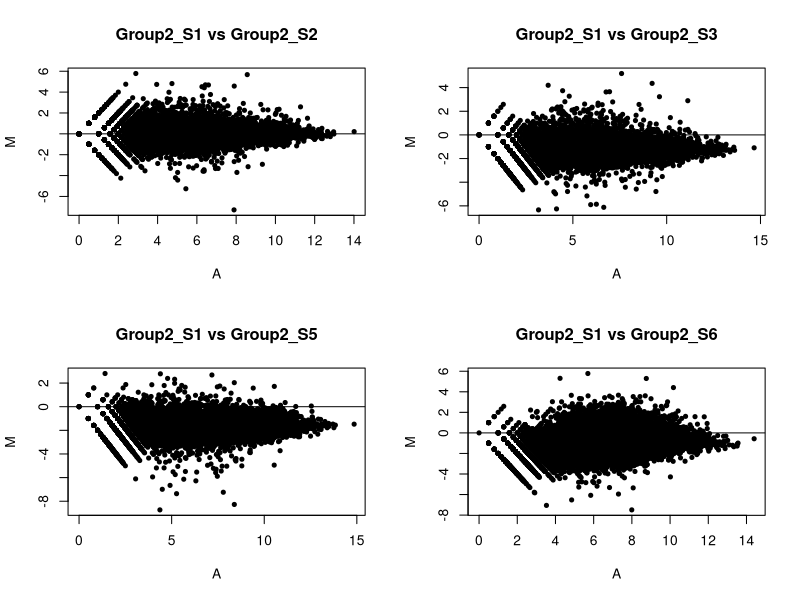
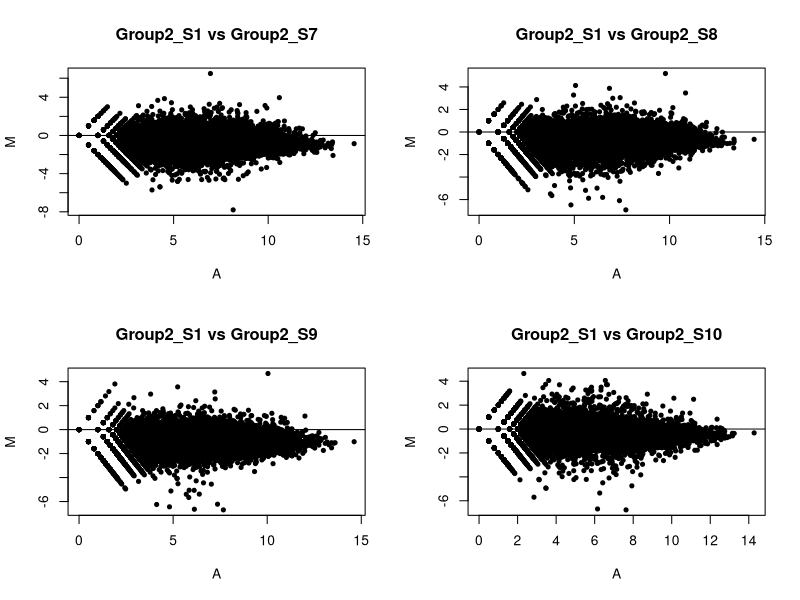
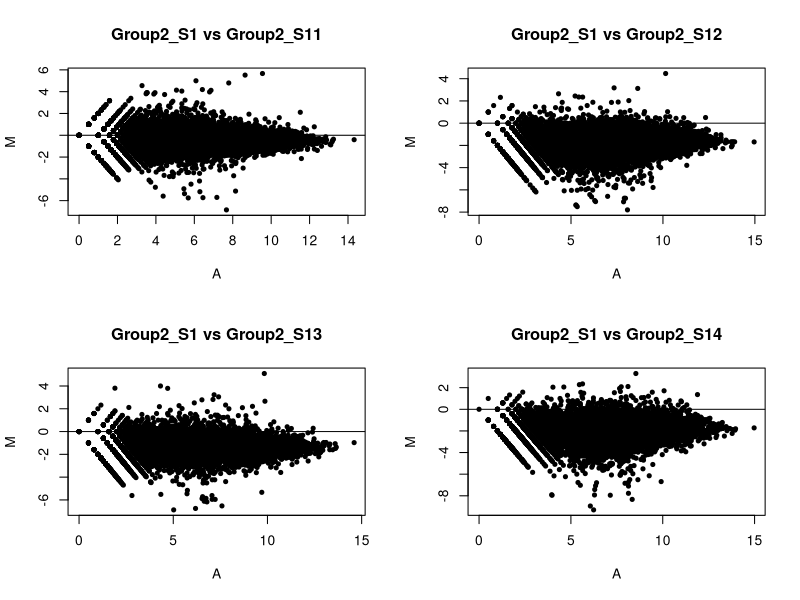
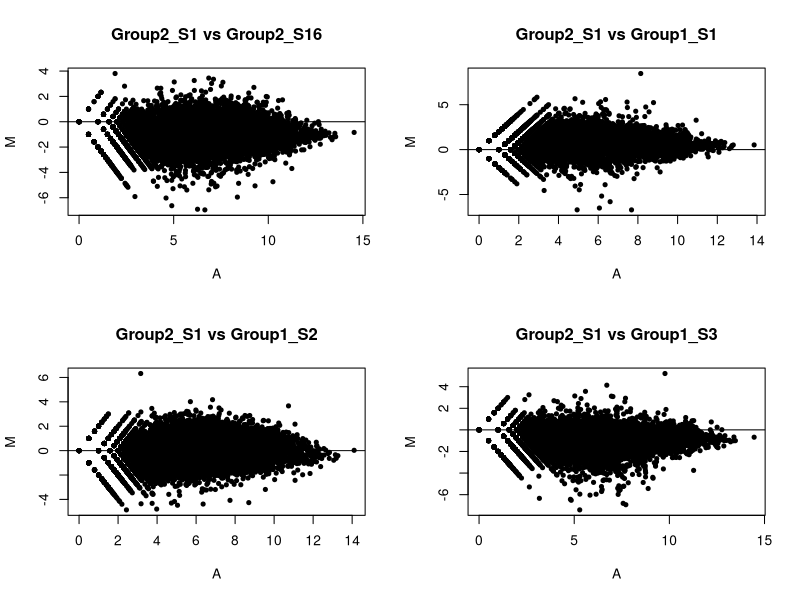
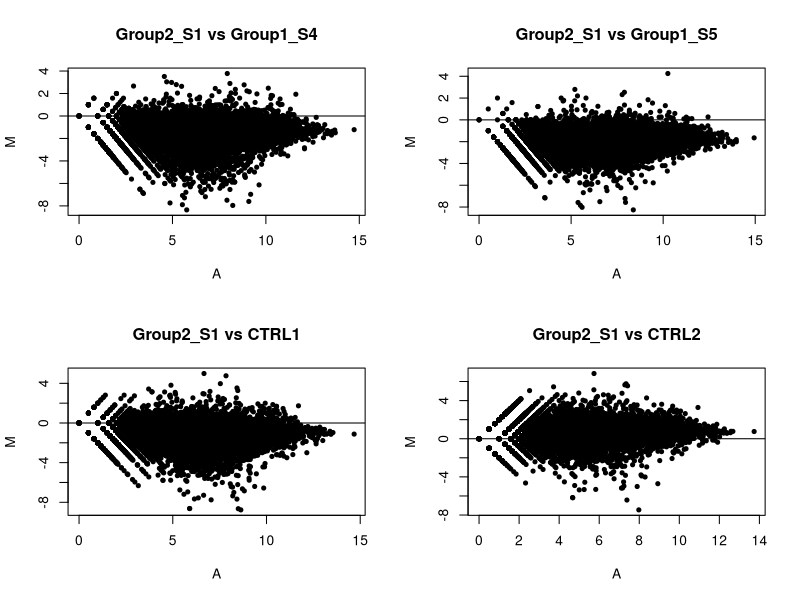
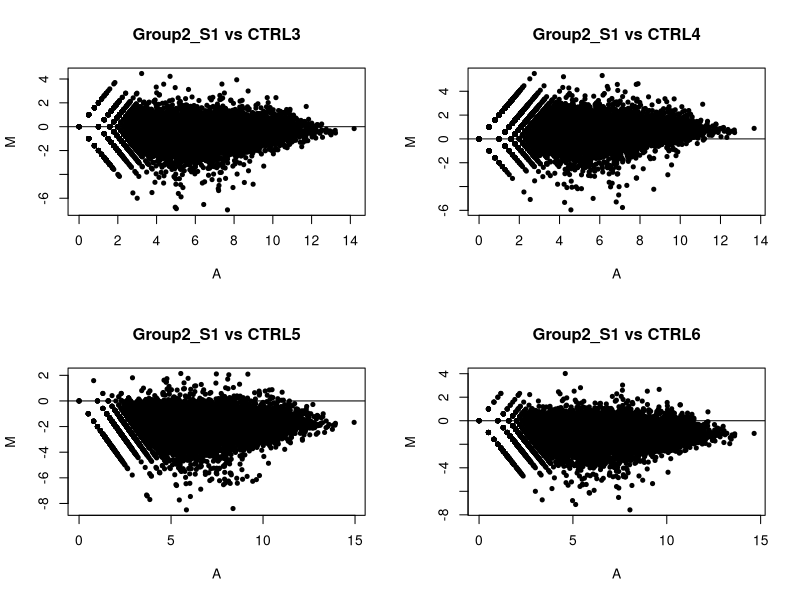
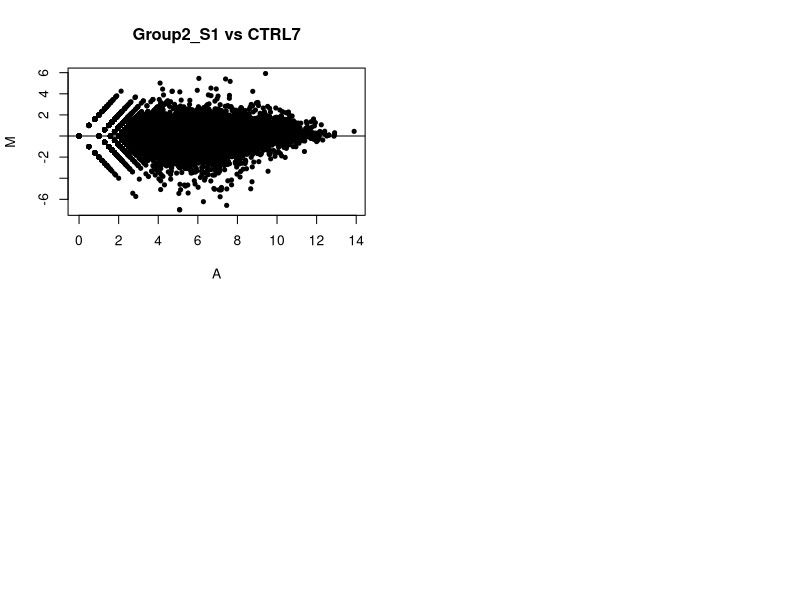
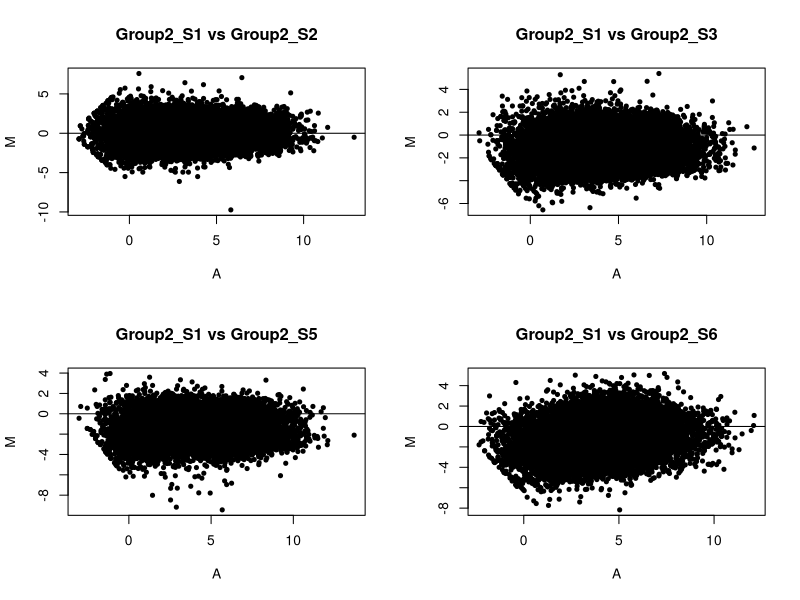

The R source for these figures, in order: (Note: this script raises an error after producing the figures.)
MvAplot <- function(exprData,
                    pdffilename) {
  namesamples = colnames(exprData)
  nsamples = dim(exprData)[2]
  
  pdf(pdffilename)
  par(mfrow = c(2, 2))
  
  for (i in 2:nsamples) {
    M = log2(exprData[, 1] / exprData[, i])
    A = 0.5 * log2(exprData[, 1] * exprData[, i])
    plot(
      A,
      M,
      xlab = "A",
      ylab = "M"
      ,
      main = sprintf("%s vs %s", namesamples[1], namesamples[i])
      ,
      pch = 20
    )
    abline(h = 0)
  }
  
  dev.off()
}

# TMMnorm ######################################################################
TMMnorm <- function(exprData = RawTranscript,
                    annot = RawTranscript_annot,
                    Atrim = c(0, 8),
                    Mtrim = 0.02) {
  #samples.names=as.data.frame.vector(colnames(exprData))
  #genes.number=dim(exprData)
  #genes.names=as.data.frame.vector(row.names(exprData))
  #genes.level=as.data.frame.vector(rowSums(exprData))
  
  # Scale data by their sequencing depth and multiply by 10^6 ##################
  samples.number = dim(exprData)[2]
  samples.depth = as.data.frame.vector(
    colSums(exprData)
    )
  exprData.scaled = exprData / t(samples.depth) * (10 ^ 6)
  genes.length = annot$Length
  
  # Calculate SizeFactor #######################################################
  samples.sizefactor = as.data.frame.vector(
    apply(exprData.scaled
          ,MARGIN = 2
          ,(function(x) return(sum(x * genes.length)))
          )
    )
  
  MvAplot(exprData.scaled, "mva.pdf")
  
  # Calculate SF ScaleFactor ###################################################
  # as average of M
  # * by trimming the most extreme values of A
  # * by taking trimmed means of M values
  SF.vector = rep(NaN, samples.number - 1) 
  
  for (i in 2:samples.number) {
    # M=log2(exprData.norm[,1]/samples.sizefactor[1,]*(samples.sizefactor[i,]/exprData.norm[,i]))
    # A=0.5*(log2(exprData.norm[,1]/samples.sizefactor[1,])+log2(exprData.norm[,i]/samples.sizefactor[i,]))
    ## remember -> exprData.scaled = exprData / t(samples.depth) * (10 ^ 6)
    ## remember -> sample.depth = colSums(exprData)
    M = log2(exprData.scaled[, 1] / exprData.scaled[, i])
    A = 0.5 * (log2(exprData.scaled[, 1] * exprData.scaled[, i]))
    temp = sort(M)
    M.boundaries = c(temp[ceiling(1 + Mtrim * length(M))],
                     temp[floor(length(M) * (1 - Mtrim))])
    M.trimmed = M[(A > Atrim[1] & A < Atrim[2])
                  & 
                  (M > M.boundaries[1] & M < M.boundaries[2])
                ]
    SF.vector[i - 1] = mean(M.trimmed)
    
    ## trying to normalize data
    exprData.norm[, i] = exprData.scaled[, i] + 2 ^ SF
    
  }
  
  MvAplot(exprData.norm, "mvanorm.pdf")
  
  
  ### part 2
  # scale the genes (in original scale) by their length and multiply by 10^3
  exprData.scaled.lenghtgene = exprData / genes.length * (10 ^ 3)
  
  
  # return(
  #  matrix(c(SF.vector, exprData.scaled.lenghtgene))
  # )
}








# TESTS

exprData = read.table("raw_trascr_count.txt")
annot = read.delim("raw_trascr_count_annot.txt",
                   header = TRUE ,
                   sep = "\t")
MvAplot(exprData, "MvAPlots.pdf")
output = TMMnorm(exprData, annot)
osf = output[1, ]
odt = output[2, ]
